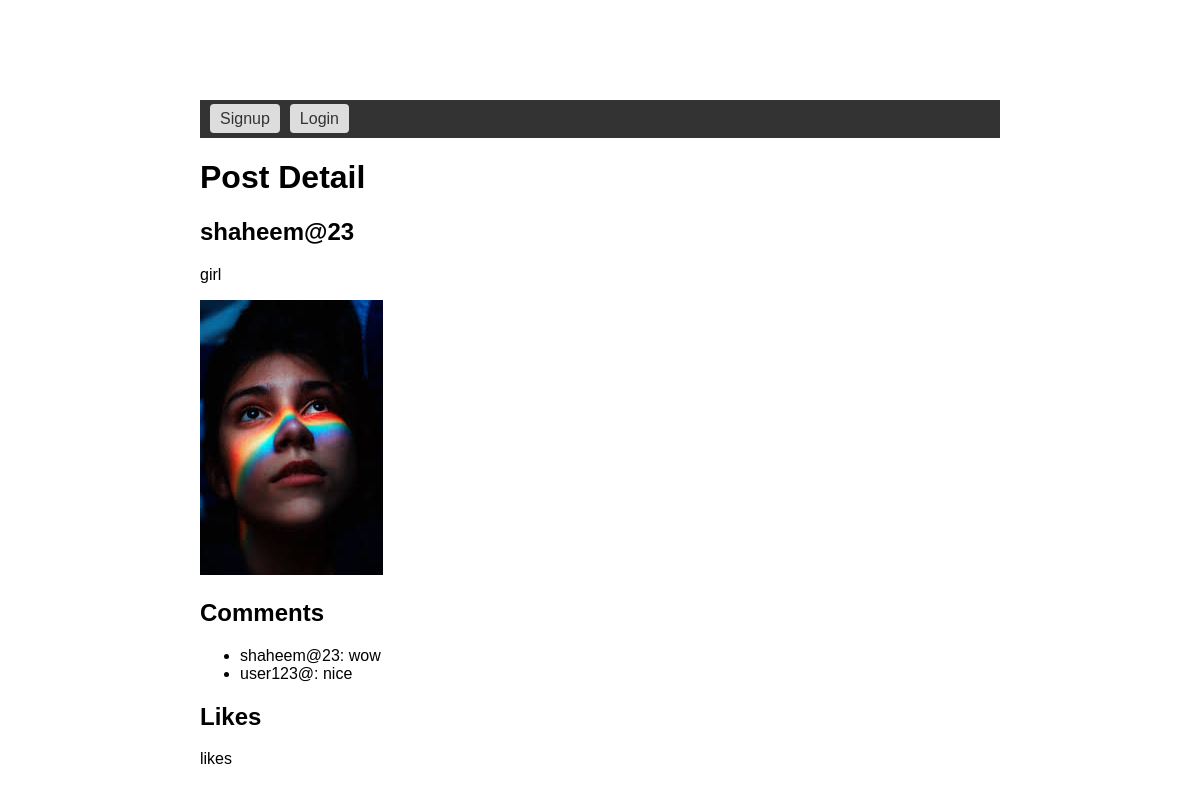
Page /post/32/comments/ on the committed database.
### socialapp/models.py (models this page shows)
class Post(models.Model):
    user = models.ForeignKey(User, on_delete=models.CASCADE)
    caption = models.CharField(max_length=255)
    image = models.ImageField(upload_to='post_content', null=False)
    publication_date = models.DateTimeField(auto_now_add=True)
    likes_count = models.IntegerField(default=0)

class User(AbstractUser):
    profile_picture = models.ImageField(upload_to='profile_pictures')

class Comment(models.Model):
    user = models.ForeignKey(User, on_delete=models.CASCADE)
    post = models.ForeignKey(Post, on_delete=models.CASCADE)
    text = models.TextField()
    publication_date = models.DateTimeField(auto_now_add=True)

### socialapp/views.py (the view)
# urls.py: path('post/<int:pk>/comments/', views.view_comments, name='view_comments'),
def view_comments(request, pk):
    post = get_object_or_404(Post, pk=pk)
    comments = Comment.objects.filter(post=post)
    return render(request, 'view_comments.html', {'post': post, 'comments': comments})

### templates/view_comments.html
{% extends 'base.html' %}
{% block content %}
    <h1>Post Detail</h1>
    <h2>{{ post.user }}</h2>
    <p>{{ post.caption }}</p>
    {% if post.image %}
        <img src="{{ post.image.url }}" alt="Post Image">
    {% endif %}
    <h2>Comments</h2>
    {% if comments %}
        <ul>
            {% for comment in comments %}
                <li>{{ comment.user }}: {{ comment.text }}</li>
            {% endfor %}
        </ul>
    {% else %}
        <p>No comments available.</p>
    {% endif %}
    <h2>Likes</h2>
    <p>{{ post.likes.count }} likes</p>
{% endblock %}

### templates/base.html (style rules this page uses)
.container { max-width: 800px; margin: 0 auto; padding: 20px; }
.mt-5 { margin-top: 5rem; }
body { font-family: Arial, sans-serif; }

### rows in the picture
Post: user "shaheem@23", caption "girl", image (picture)
Comment: user "shaheem@23", text "wow"
Comment: user "user123@", text "nice"
